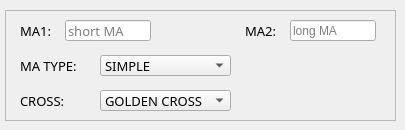
      <widget class="QWidget" name="tab_27">
       <attribute name="title">
        <string>MA</string>
       </attribute>
       <widget class="QFrame" name="frame_9">
        <property name="geometry">
         <rect>
          <x>5</x>
          <y>10</y>
          <width>391</width>
          <height>111</height>
         </rect>
        </property>
        <property name="frameShape">
         <enum>QFrame::StyledPanel</enum>
        </property>
        <property name="frameShadow">
         <enum>QFrame::Raised</enum>
        </property>
        <widget class="QLineEdit" name="lineEdit_23">
         <property name="geometry">
          <rect>
           <x>60</x>
           <y>10</y>
           <width>86</width>
           <height>21</height>
          </rect>
         </property>
         <property name="font">
          <font>
           <family>FixedsysTTF</family>
           <pointsize>10</pointsize>
           <weight>50</weight>
           <italic>false</italic>
           <bold>false</bold>
           <underline>false</underline>
           <strikeout>false</strikeout>
           <kerning>true</kerning>
          </font>
         </property>
         <property name="placeholderText">
          <string>short MA</string>
         </property>
        </widget>
        <widget class="QLabel" name="label_16">
         <property name="geometry">
          <rect>
           <x>15</x>
           <y>10</y>
           <width>36</width>
           <height>21</height>
          </rect>
         </property>
         <property name="font">
          <font>
           <family>FixedsysTTF</family>
           <pointsize>10</pointsize>
           <weight>50</weight>
           <italic>false</italic>
           <bold>false</bold>
           <underline>false</underline>
           <strikeout>false</strikeout>
           <kerning>true</kerning>
          </font>
         </property>
         <property name="text">
          <string>MA1:</string>
         </property>
        </widget>
        <widget class="QLabel" name="label_17">
         <property name="geometry">
          <rect>
           <x>240</x>
           <y>10</y>
           <width>41</width>
           <height>21</height>
          </rect>
         </property>
         <property name="font">
          <font>
           <family>FixedsysTTF</family>
           <pointsize>10</pointsize>
           <weight>50</weight>
           <italic>false</italic>
           <bold>false</bold>
           <underline>false</underline>
           <strikeout>false</strikeout>
           <kerning>true</kerning>
          </font>
         </property>
         <property name="text">
          <string>MA2:</string>
         </property>
        </widget>
        <widget class="QLabel" name="label_18">
         <property name="geometry">
          <rect>
           <x>15</x>
           <y>80</y>
           <width>61</width>
           <height>21</height>
          </rect>
         </property>
         <property name="font">
          <font>
           <family>FixedsysTTF</family>
           <pointsize>10</pointsize>
           <weight>50</weight>
           <italic>false</italic>
           <bold>false</bold>
           <underline>false</underline>
           <strikeout>false</strikeout>
           <kerning>true</kerning>
          </font>
         </property>
         <property name="text">
          <string>CROSS:</string>
         </property>
        </widget>
        <widget class="QComboBox" name="comboBox_31">
         <property name="geometry">
          <rect>
           <x>95</x>
           <y>80</y>
           <width>131</width>
           <height>21</height>
          </rect>
         </property>
         <property name="font">
          <font>
           <family>FixedsysTTF</family>
           <pointsize>10</pointsize>
           <weight>50</weight>
           <italic>false</italic>
           <bold>false</bold>
           <underline>false</underline>
           <strikeout>false</strikeout>
           <kerning>true</kerning>
          </font>
         </property>
         <property name="toolTip">
          <string>&lt;html&gt;&lt;head/&gt;&lt;body&gt;&lt;p&gt;Golden cross - shorter term MA crosses longer term MA from below (bullish signal).&lt;/p&gt;&lt;p&gt;&lt;br/&gt;&lt;/p&gt;&lt;p&gt;Death cross - shorter term MA crosses longer term MA from above (bearish signal).&lt;/p&gt;&lt;/body&gt;&lt;/html&gt;</string>
         </property>
         <item>
          <property name="text">
           <string>GOLDEN CROSS</string>
          </property>
         </item>
         <item>
          <property name="text">
           <string>DEATH CROSS</string>
          </property>
         </item>
        </widget>
        <widget class="QLineEdit" name="lineEdit_29">
         <property name="geometry">
          <rect>
           <x>285</x>
           <y>10</y>
           <width>86</width>
           <height>21</height>
          </rect>
         </property>
         <property name="placeholderText">
          <string>long MA</string>
         </property>
        </widget>
        <widget class="QLabel" name="label_21">
         <property name="geometry">
          <rect>
           <x>15</x>
           <y>45</y>
           <width>76</width>
           <height>21</height>
          </rect>
         </property>
         <property name="font">
          <font>
           <family>FixedsysTTF</family>
           <pointsize>10</pointsize>
           <weight>50</weight>
           <italic>false</italic>
           <bold>false</bold>
           <underline>false</underline>
           <strikeout>false</strikeout>
           <kerning>true</kerning>
          </font>
         </property>
         <property name="text">
          <string>MA TYPE:</string>
         </property>
        </widget>
        <widget class="QComboBox" name="comboBox_36">
         <property name="geometry">
          <rect>
           <x>95</x>
           <y>45</y>
           <width>131</width>
           <height>21</height>
          </rect>
         </property>
         <property name="font">
          <font>
           <family>FixedsysTTF</family>
           <pointsize>10</pointsize>
           <weight>50</weight>
           <italic>false</italic>
           <bold>false</bold>
           <underline>false</underline>
           <strikeout>false</strikeout>
           <kerning>true</kerning>
          </font>
         </property>
         <property name="toolTip">
          <string>&lt;html&gt;&lt;head/&gt;&lt;body&gt;&lt;p&gt;Golden cross - shorter term MA crosses longer term MA from below (bullish signal).&lt;/p&gt;&lt;p&gt;&lt;br/&gt;&lt;/p&gt;&lt;p&gt;Death cross - shorter term MA crosses longer term MA from above (bearish signal).&lt;/p&gt;&lt;/body&gt;&lt;/html&gt;</string>
         </property>
         <item>
          <property name="text">
           <string>SIMPLE</string>
          </property>
         </item>
         <item>
          <property name="text">
           <string>EXPONENTIAL</string>
          </property>
         </item>
         <item>
          <property name="text">
           <string>SMOOTHED</string>
          </property>
         </item>
         <item>
          <property name="text">
           <string>WEIGHTED</string>
          </property>
         </item>
        </widget>
       </widget>
      </widget>
